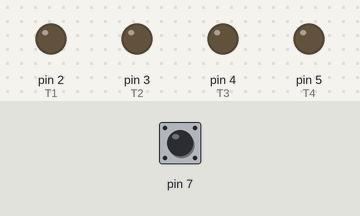
Bench run of a sketch on a simulated Arduino Uno, built with avr-gcc and run on an emulated ATmega328P. Shown: output pins drawn as LEDs (lit = HIGH). Inputs (shaded band) come from the test bench; at power-on: pin 7 HIGH.

Above: at 1.2 s.
1.3 s: pin 7 pulled LOW for 0.15 s
Timing chart, 0 to 4.3 s (numbered marks = the images above; inputs shaded):
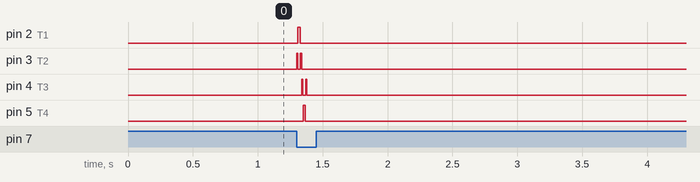

Measured:
- after the input at 1.3 s, pin 2 (T1): LOW → HIGH at once, → LOW 0.02 s later; pin 3 (T2), pin 4 (T3): alternates HIGH for 0.01 s and LOW for 0.02 s, 4 changes in all, then stays LOW, starting at once; pin 5 (T4): LOW → HIGH after 0.05 s, → LOW 0.02 s later

The sketch:

four_switch_12.5_hz.ino
```cpp
int transformer_voltage = 0;
int dummy = 0;

const int high_delay = 8000, low_delay = 1750;
const int T1 = 2, T2 = 3, T3 = 4, T4 = 5;

void setup() {
  Serial.begin(250000);
  pinMode(7, INPUT_PULLUP);

  pinMode(T1, OUTPUT);
  pinMode(T2, OUTPUT);
  pinMode(T3, OUTPUT);
  pinMode(T4, OUTPUT);
}

void loop() {
    transformer_voltage = digitalRead(7);
    //Serial.println(transformer_voltage);
    zerocross();
}

void zerocross()
{
  if(transformer_voltage == 0 && dummy == 0)
    {
      //Rising Edge......
      digitalWrite(T2, HIGH);
      delayMicroseconds(high_delay);
      digitalWrite(T2, LOW);
      delayMicroseconds(low_delay);
      digitalWrite(T1, HIGH);
      delayMicroseconds(high_delay);
      digitalWrite(T1, LOW);
      delayMicroseconds(low_delay);
      digitalWrite(T1, HIGH);
      delayMicroseconds(high_delay);
      digitalWrite(T1, LOW);
      delayMicroseconds(low_delay);
      digitalWrite(T2, HIGH);
      delayMicroseconds(high_delay);
      digitalWrite(T2, LOW);
      delayMicroseconds(low_delay);


      digitalWrite(T3, HIGH);
      delayMicroseconds(high_delay);
      digitalWrite(T3, LOW);
      delayMicroseconds(low_delay);
      digitalWrite(T4, HIGH);
      delayMicroseconds(high_delay);
      digitalWrite(T4, LOW);
      delayMicroseconds(low_delay);
      digitalWrite(T4, HIGH);
      delayMicroseconds(high_delay);
      digitalWrite(T4, LOW);
      delayMicroseconds(low_delay);
      digitalWrite(T3, HIGH);
      delayMicroseconds(high_delay);
      digitalWrite(T3, LOW);
      delayMicroseconds(low_delay);

      dummy = 1;
    }

    if(transformer_voltage == 1 && dummy == 1)
    {
     //Falling Edge......
      dummy = 0;
    }
}
```
